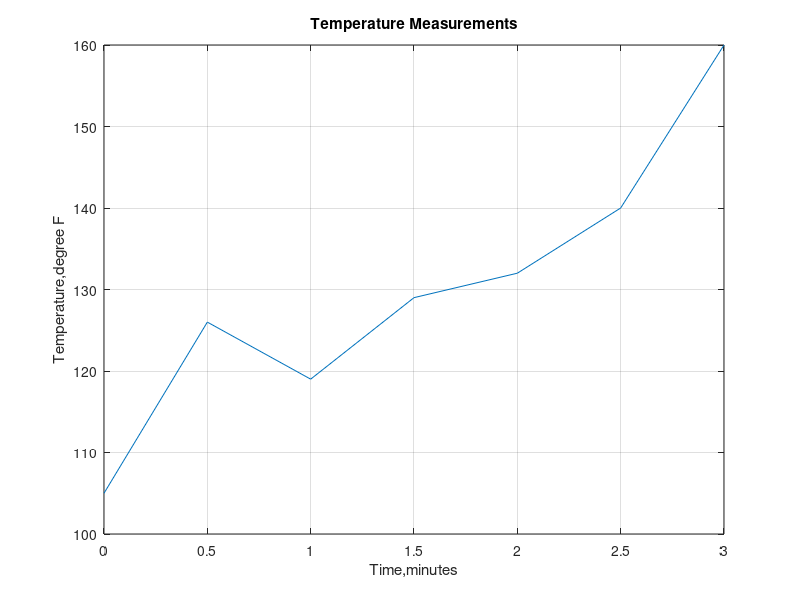

Write the MATLAB code that produced this figure.
time=[0.0,0.5,1.0,1.5,2.0,2.5,3.0];
temps=[105,126,119,129,132,140,160];
average = mean(temps);
plot(time,temps),title('Temperature Measurements'),
xlabel('Time,minutes'),
ylabel('Temperature,degree F'),grid